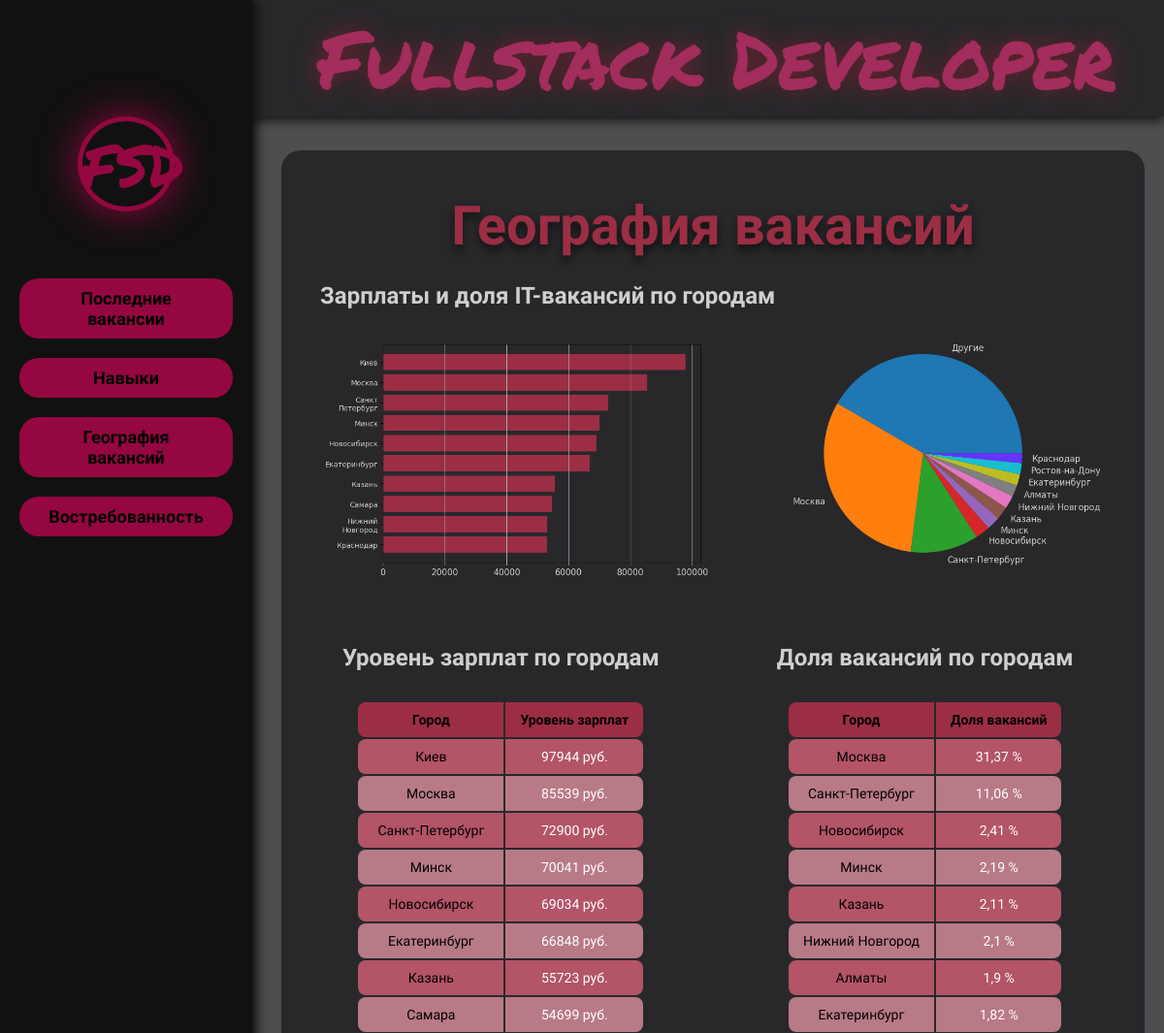
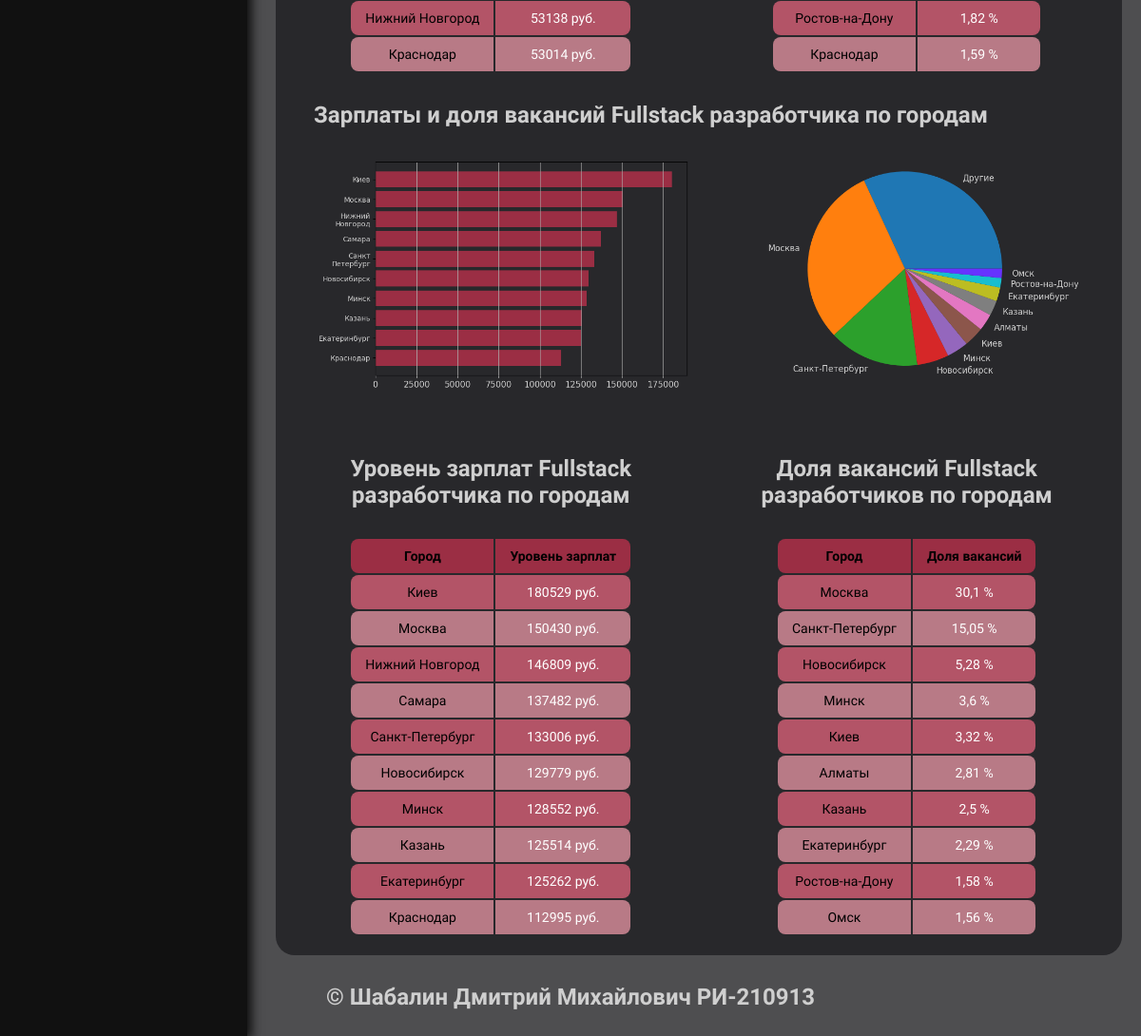
Page /geography/ on the committed database (2 pictures, top to bottom).
### parser/models.py (models this page shows)
class Geography(models.Model):
    text = models.TextField(
        blank=True, null=True,
        verbose_name='Текст подсказки'
    )
    table_salary = models.TextField(
        blank=True, null=True,
        verbose_name='Статистика зарплаты по городам'
    )
    table_dist = models.TextField(
        blank=True, null=True,
        verbose_name='Статистика распределения вакансий по городам'
    )
    plot = models.ImageField(
        blank=True, null=True,
        upload_to='geography/',
        verbose_name='График'
    )
    plot_prof = models.ImageField(
        blank=True, null=True,
        upload_to='geography/',
        verbose_name='График'
    )
    table_salary_prof = models.TextField(
        blank=True, null=True,
        verbose_name='Статистика зарплаты по городам'
    )
    table_dist_prof = models.TextField(
        blank=True, null=True,
        verbose_name='Статистика распределения вакансий по городам'
    )
    class Meta:
        verbose_name = ('География вакансий')

### parser/views.py (the view)
# urls.py: path('geography/', geography_view, name='geography'),
def geography_view(request):
    geography = Geography.objects.all()[0]
    return render(
        request,
        'geography.html',
        context={
            'geography': geography,
        }
    )

### parser/templates/geography.html (shortened to what this page needs)
{% extends "base.html" %}
{% load static %}
{% block content %}
<div class="content">
    <h1>География вакансий</h1>
    <h2 class='main_text'>Зарплаты и доля IT-вакансий по городам</h2>
    <img width='100%' style='margin-top: 30px;' src="{{ geography.plot.url }}" alt="" class="">
    <div class="double">
        <div class="column">
            <h2 class='main_text' style='text-align: center; margin: 30px 0;'>Уровень зарплат по городам</h2>
            {{ geography.table_salary|safe }}
        </div>
        <div class="column">
            <h2 class='main_text' style='text-align: center; margin: 30px 0;'>Доля вакансий по городам</h2>
            {{ geography.table_dist|safe }}
        </div>
    </div>
    <h2 class='main_text' style='margin-top: 30px;'>Зарплаты и доля вакансий Fullstack разработчика по городам</h2>
    <img width='100%' style='margin-top: 30px;' src="{{ geography.plot_prof.url }}" alt="" class="">
    <div class="double">
        <div class="column">
            <h2 class='main_text' style='text-align: center; margin: 30px 0;'>Уровень зарплат Fullstack разработчика по городам</h2>
            {{ geography.table_salary_prof|safe }}
        </div>
        <div class="column">
            <h2 class='main_text' style='text-align: center; margin: 30px 0;'>Доля вакансий Fullstack разработчиков по городам</h2>
            {{ geography.table_dist_prof|safe }}
        </div>
    </div>
</div>
{% endblock %}

### static/css/styles.css (style rules this page uses)
* { box-sizing: border-box; margin: 0; padding: 0; position: relative; font-family: 'Sofia Sans Semi Condensed', sans-serif; }
body { background-color: #4E4E50; }
.content { display: block; margin-top: 35px; margin-left: 290px; margin-right: 20px; padding: 20px 40px; background-color: #28282b; border-radius: 20px; }
.main_text { color: #cfcfcf; }
h1 { text-align: center; margin: 25px 0; color: #9b2e44; font-size: 56px; text-shadow: #111 0 5px 8px; }
.table { font-size: 20px; margin: 0 auto; justify-content: space-around; }
.table thead th { font-weight: bold; text-align: center; border: none; padding: 10px 15px; background: #9b2e44; font-size: 14px; }
.table thead tr th:first-child { border-radius: 8px 0 0 8px; }
.table thead tr th:last-child { border-radius: 0 8px 8px 0; }
.table tbody td { text-align: center; padding: 10px 15px; font-size: 14px; vertical-align: top; }
.table tbody tr:nth-child(odd) { background: #b35467; }
.table tbody tr:nth-child(even) { background: #b87a86; }
.table tbody tr td:first-child { border-radius: 8px 0 0 8px; }
.table tbody tr td:last-child { border-radius: 0 8px 8px 0; }
.double { margin-top: 30px; display: flex; width: 100%; justify-content: space-between; }
.column { width: 46%; }

### rows in the picture
Geography: plot (picture), table_salary "Город Уровень зарплат Киев 97944 руб. Москва 85539 руб. Санкт-Петербург 72900 руб. Минск 70041 руб. Новосибирск 69034 руб. Екатеринбург 66848 руб. Казань 55723 руб. Самара 54699 руб. Нижний Новгород 53138 руб. Краснодар 53014 руб.", table_dist "Город Доля вакансий Москва 31,37 % Санкт-Петербург 11,06 % Новосибирск 2,41 % Минск 2,19 % Казань 2,11 % Нижний Новгород 2,1 % Алматы 1,9 % Екатеринбург 1,82 % Ростов-на-Дону 1,82 % Краснодар 1,59 %", plot_prof (picture), table_salary_prof "Город Уровень зарплат Киев 180529 руб. Москва 150430 руб. Нижний Новгород 146809 руб. Самара 137482 руб. Санкт-Петербург 133006 руб. Новосибирск 129779 руб. Минск 128552 руб. Казань 125514 руб. Екатеринбург 125262 руб. Краснодар 112995 руб.", table_dist_prof "Город Доля вакансий Москва 30,1 % Санкт-Петербург 15,05 % Новосибирск 5,28 % Минск 3,6 % Киев 3,32 % Алматы 2,81 % Казань 2,5 % Екатеринбург 2,29 % Ростов-на-Дону 1,58 % Омск 1,56 %"
